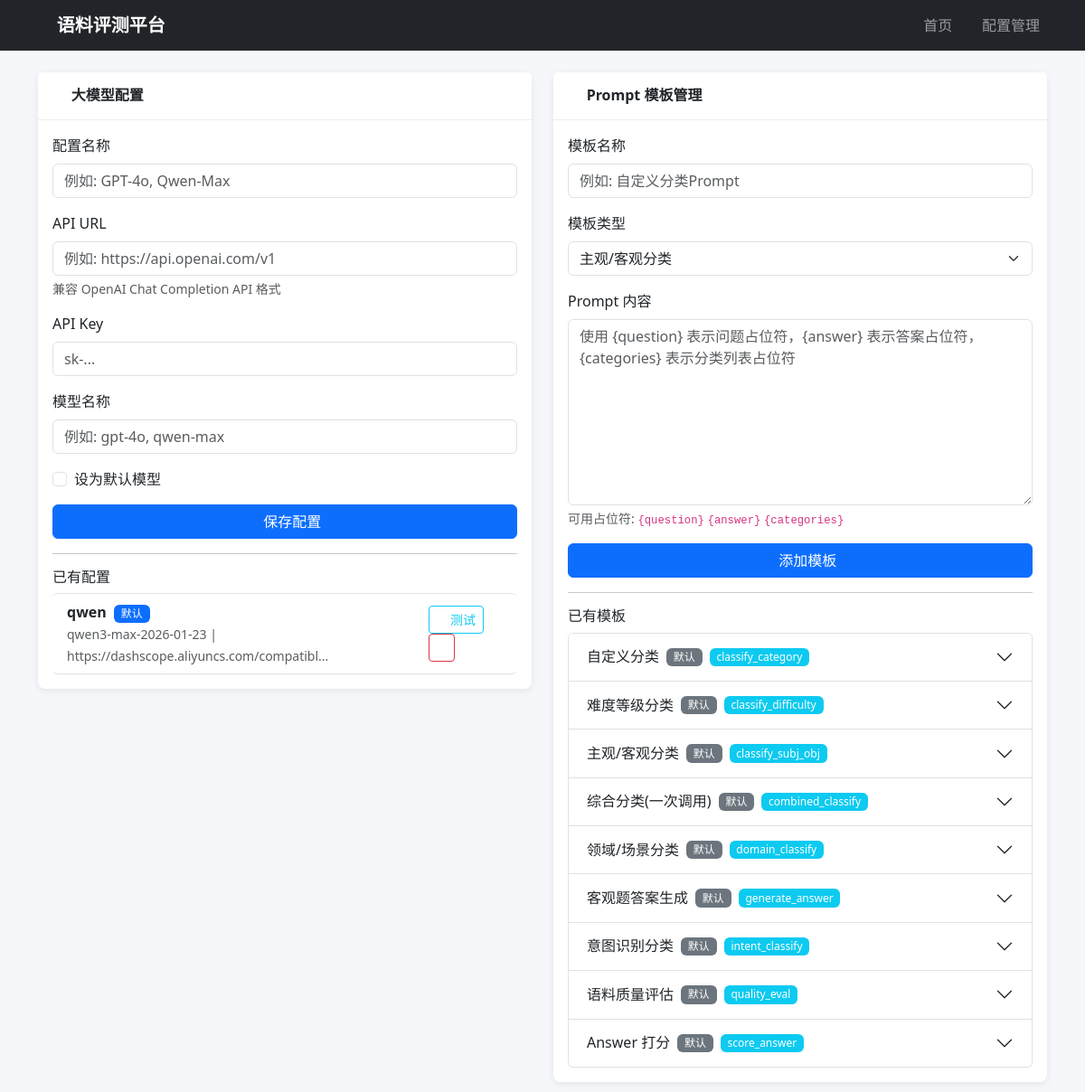
The page /config on the database its author committed.
### models.py (models this page shows)
class LLMConfig(db.Model):
    __tablename__ = 'llm_config'
    id = db.Column(db.Integer, primary_key=True)
    name = db.Column(db.String(100), nullable=False)
    api_url = db.Column(db.String(500), nullable=False)
    api_key = db.Column(db.String(500), nullable=False)
    model = db.Column(db.String(200), nullable=False)
    is_default = db.Column(db.Boolean, default=False)
    created_at = db.Column(db.DateTime, default=datetime.utcnow)

class PromptTemplate(db.Model):
    __tablename__ = 'prompt_template'
    id = db.Column(db.Integer, primary_key=True)
    name = db.Column(db.String(200), nullable=False)
    prompt_type = db.Column(db.String(50), nullable=False)  # classify_subj_obj / classify_difficulty / classify_category / score_answer / generate_answer
    content = db.Column(db.Text, nullable=False)
    is_default = db.Column(db.Boolean, default=False)
    created_at = db.Column(db.DateTime, default=datetime.utcnow)

### app.py (the view)
@app.route('/config')
def config_page():
    configs = LLMConfig.query.order_by(LLMConfig.created_at.desc()).all()
    prompts = PromptTemplate.query.order_by(PromptTemplate.prompt_type).all()
    return render_template('config.html', configs=configs, prompts=prompts)

### templates/config.html (shortened to what this page needs)
{% extends "base.html" %}
{% block content %}
<div class="row">
    <div class="col-md-6">
        <div class="card">
            <div class="card-header">
                <h5><i class="bi bi-cpu"></i> 大模型配置</h5>
            </div>
            <div class="card-body">
                <form id="llm-config-form">
                    <div class="mb-3">
                        <label class="form-label">配置名称</label>
                        <input type="text" name="name" class="form-control" placeholder="例如: GPT-4o, Qwen-Max" required>
                    </div>
                    <div class="mb-3">
                        <label class="form-label">API URL</label>
                        <input type="url" name="api_url" class="form-control"
                               placeholder="例如: https://api.openai.com/v1" required>
                        <div class="form-text">兼容 OpenAI Chat Completion API 格式</div>
                    </div>
                    <div class="mb-3">
                        <label class="form-label">API Key</label>
                        <input type="password" name="api_key" class="form-control" placeholder="sk-..." required>
                    </div>
                    <div class="mb-3">
                        <label class="form-label">模型名称</label>
                        <input type="text" name="model" class="form-control" placeholder="例如: gpt-4o, qwen-max" required>
                    </div>
                    <div class="mb-3 form-check">
                        <input type="checkbox" name="is_default" class="form-check-input" id="is-default">
                        <label class="form-check-label" for="is-default">设为默认模型</label>
                    </div>
                    <button type="submit" class="btn btn-primary w-100">
                        <i class="bi bi-save"></i> 保存配置
                    </button>
                </form>
                <hr>
                <h6>已有配置</h6>
                {% if configs %}
                <div class="list-group">
                    {% for config in configs %}
                    <div class="list-group-item d-flex justify-content-between align-items-center">
                        <div>
                            <strong>{{ config.name }}</strong>
                            {% if config.is_default %}
                            <span class="badge bg-primary ms-1">默认</span>
                            {% endif %}
                            <br>
                            <small class="text-muted">{{ config.model }} | {{ config.api_url[:40] }}...</small>
                        </div>
                        <div>
                            <button class="btn btn-sm btn-outline-info" onclick="testConfig({{ config.id }})">
                                <i class="bi bi-lightning"></i> 测试
                            </button>
                            <button class="btn btn-sm btn-outline-danger" onclick="deleteConfig({{ config.id }})">
                                <i class="bi bi-trash"></i>
                            </button>
                        </div>
                    </div>
                    {% endfor %}
                </div>
                {% else %}
                <p class="text-muted">暂无配置</p>
                {% endif %}
            </div>
        </div>
    </div>
    <div class="col-md-6">
        <div class="card">
            <div class="card-header">
                <h5><i class="bi bi-chat-left-text"></i> Prompt 模板管理</h5>
            </div>
            <div class="card-body">
                <form id="prompt-form">
                    <div class="mb-3">
                        <label class="form-label">模板名称</label>
                        <input type="text" name="name" class="form-control" placeholder="例如: 自定义分类Prompt" required>
                    </div>
                    <div class="mb-3">
                        <label class="form-label">模板类型</label>
                        <select name="prompt_type" class="form-select" required>
                            <option value="classify_subj_obj">主观/客观分类</option>
                        </select>
                    </div>
                    <div class="mb-3">
                        <label class="form-label">Prompt 内容</label>
                        <textarea name="content" class="form-control" rows="8"
                                  placeholder="使用 {question} 表示问题占位符，{answer} 表示答案占位符，{categories} 表示分类列表占位符" required></textarea>
                        <div class="form-text">
                            可用占位符: <code>{question}</code> <code>{answer}</code> <code>{categories}</code>
                        </div>
                    </div>
                    <button type="submit" class="btn btn-primary w-100">
                        <i class="bi bi-save"></i> 添加模板
                    </button>
                </form>
                <hr>
                <h6>已有模板</h6>
                <div class="accordion" id="prompt-accordion">
                    {% for prompt in prompts %}
                    <div class="accordion-item">
                        <h2 class="accordion-header">
                            <button class="accordion-button collapsed" type="button"
                                    data-bs-toggle="collapse" data-bs-target="#prompt-{{ prompt.id }}">
                                {{ prompt.name }}
                                {% if prompt.is_default %}
                                <span class="badge bg-secondary ms-2">默认</span>
                                {% endif %}
                                <span class="badge bg-info ms-2">{{ prompt.prompt_type }}</span>
                            </button>
                        </h2>
                    </div>
                    {% endfor %}
                </div>
            </div>
        </div>
    </div>
</div>
{% endblock %}

### templates/base.html (shortened to what this page needs)
<!DOCTYPE html>
<html lang="zh-CN">
<head>
    <link href="{{ url_for('static', filename='vendor/bootstrap/css/bootstrap.min.css') }}" rel="stylesheet">
    <link href="{{ url_for('static', filename='vendor/bootstrap-icons/bootstrap-icons.css') }}" rel="stylesheet">
    <link href="{{ url_for('static', filename='css/style.css') }}" rel="stylesheet">
</head>
<body>
    <nav class="navbar navbar-expand-lg navbar-dark bg-dark">
        <div class="container">
            <a class="navbar-brand" href="/">
                <i class="bi bi-clipboard-data"></i> 语料评测平台
            </a>
            <div class="navbar-nav ms-auto">
                <a class="nav-link" href="/"><i class="bi bi-house"></i> 首页</a>
                <a class="nav-link" href="/config"><i class="bi bi-gear"></i> 配置管理</a>
            </div>
        </div>
    </nav>
    <div class="container mt-4">
        {% block content %}{% endblock %}
    </div>
</body>
</html>

### static/css/style.css (style rules this page uses)
body { background-color: #f5f7fa; }
.card { border: none; box-shadow: 0 2px 8px rgba(0, 0, 0, 0.08); border-radius: 8px; margin-bottom: 1rem; }
.card-header { background-color: #fff; border-bottom: 1px solid #eee; padding: 1rem 1.25rem; }
.card-header h5 { margin: 0; font-size: 1rem; font-weight: 600; }
.badge { font-weight: 500; }
.navbar-brand { font-weight: 700; }
.list-group-item { border-left: none; border-right: none; }

### rows shown on the page
LLMConfig: name "qwen", is_default "默认", model "qwen3-max-2026-01-23", api_url "https://dashscope.aliyuncs.com/compatibl"
PromptTemplate: name "自定义分类", is_default "默认", prompt_type "classify_category"
PromptTemplate: name "难度等级分类", is_default "默认", prompt_type "classify_difficulty"
PromptTemplate: name "主观/客观分类", is_default "默认", prompt_type "classify_subj_obj"
PromptTemplate: name "综合分类(一次调用)", is_default "默认", prompt_type "combined_classify"
PromptTemplate: name "领域/场景分类", is_default "默认", prompt_type "domain_classify"
PromptTemplate: name "客观题答案生成", is_default "默认", prompt_type "generate_answer"
PromptTemplate: name "意图识别分类", is_default "默认", prompt_type "intent_classify"
PromptTemplate: name "语料质量评估", is_default "默认", prompt_type "quality_eval"
PromptTemplate: name "Answer 打分", is_default "默认", prompt_type "score_answer"
